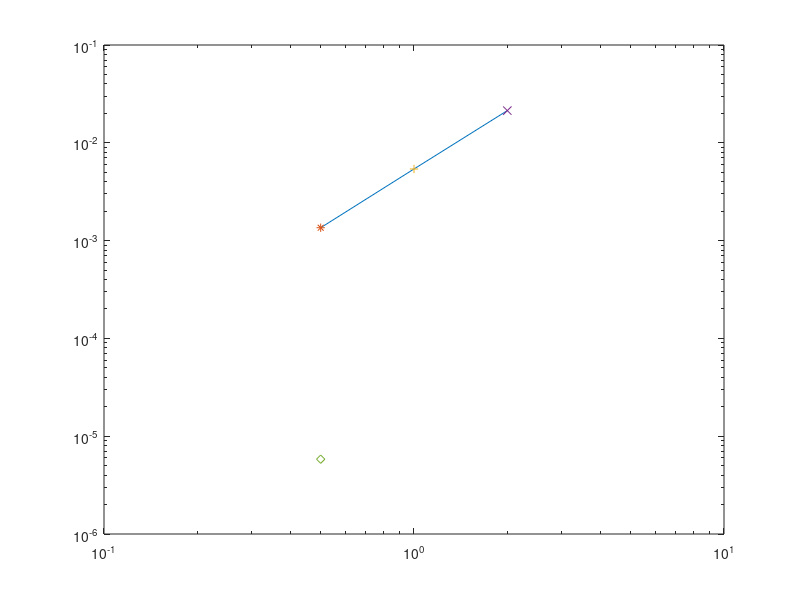

This chart was generated by the following MATLAB code:
%
%
%

% a1)
format long;
fk = @(x) sqrt(x + 4);
h = 0.5;
hH = 1;
hHH = 2;

% a2)
nollFem = h*(fk(-1)/2 + fk(-1+h) + fk(-1+2*h) + fk(-1+3*h) + fk(1)/2);
ettNoll = hH*(fk(-1)/2 + fk(-1+hH) + fk(1)/2);
tvaNoll = hHH*(fk(-1)/2 + fk(1)/2);

% Richardsonextrapolation
% a3)
Fs = nollFem + (nollFem-ettNoll)/((2^2)-1);

% Test av feltermer
val_one = nollFem;
val_two = ettNoll;
val_three = tvaNoll;
val_korr = (10*sqrt(5)/3)-2*sqrt(3);

err_one = abs(val_korr - val_one);
err_two = abs(val_korr - val_two);
err_three = abs(val_korr - val_three);
err_rich = abs(val_korr - Fs);

y_val = [err_one err_two err_three];
x_val = [h hH hHH];

loglog(x_val, y_val);
hold on
plot(h, err_one, '*', hH, err_two, '+', hHH, err_three, 'x', h, err_rich, 'd');

% b)
